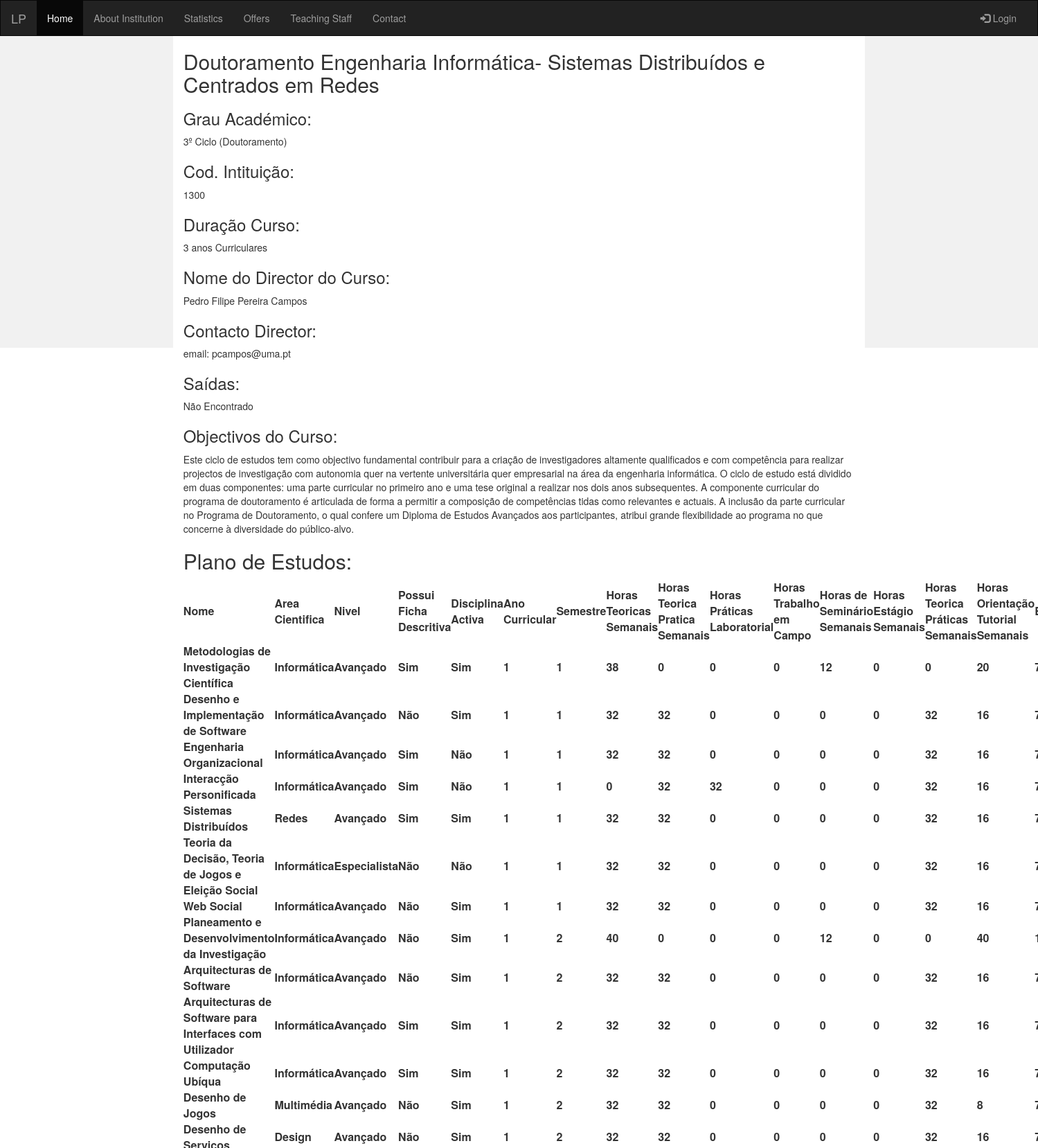
/offers/5 (upper part), run on the app's committed database.
### db_creation.py (models this page shows, shortened)
class Cursos(db.Model):
    __tablename__ = 'cursos'
    id = db.Column(db.Integer, primary_key=True)
    nome_curso = db.Column(db.String)
    tipo_curso = db.Column(db.String)
    cod_escola = db.Column(db.Integer)
    duracao_curso = db.Column(db.String)
    nome_escola = db.Column(db.String)
    saidas_descricao = db.Column(db.String)
    nome_director = db.Column(db.String)
    email_director = db.Column(db.String)
    objectivos_curso = db.Column(db.String)
    escola_id = db.Column(db.Integer, db.ForeignKey('escolas.id'))
    ligacao = db.relationship("Escolas", backref=db.backref('cursos', order_by=id))

class unidadesCurriculares(db.Model):
    __tablename__ = 'unidades_curriculares'
    id = db.Column(db.Integer, primary_key=True)
    nome_disciplina = db.Column(db.String)
    area_cientifica = db.Column(db.String)
    nivel = db.Column(db.String)
    ficha_descritiva = db.Column(db.String)
    disciplina_ativa = db.Column(db.String)
    ano_curricular = db.Column(db.Integer)
    semestre = db.Column(db.String)
    horas_teoricas_semanal = db.Column(db.Integer)
    horas_teorica_praticas_semanal = db.Column(db.Integer)
    horas_praticas_laboratorial = db.Column(db.Integer)
    horas_trabalho_campo = db.Column(db.Integer)
    horas_seminario_semanal = db.Column(db.Integer)
    horas_estagio_semanal = db.Column(db.Integer)
    horas_orientacao_tutorial_semanal = db.Column(db.Integer)
    creditos_disciplina = db.Column(db.Integer)
    curso_id = db.Column(db.Integer, db.ForeignKey('cursos.id'))
    ligacao = db.relationship("Cursos", backref=db.backref('unidades_curriculares', order_by=id))

### Aplication.py (the view)
@app.route("/offers/<id>")
def cursosPages(id):
    cadeiras = []
    for var, nome_curso, tipo_curso, cod_escola, duracao, saidas_descricao, nome_director, email_director, objectivos_curso in db.session.query(
                    Cursos.id == id, Cursos.nome_curso, Cursos.tipo_curso, Cursos.cod_escola, Cursos.duracao_curso,
            Cursos.saidas_descricao, Cursos.nome_director, Cursos.email_director, Cursos.objectivos_curso):
        if (var == True):
            nome_curso = nome_curso
            tipo_curso = tipo_curso
            cod_escola = cod_escola
            duracao = duracao
            saidas_descricao = saidas_descricao
            nome_director = nome_director
            email_director = email_director
            objectivos_curso = objectivos_curso
    for var, nome_disciplina, area_cientifica, nivel, ficha_descritiva, disciplina_ativa, ano_curricular, semestre, horas_teoricas_semanal, horas_teorica_praticas_semanal, horas_praticas_laboratorial, horas_trabalho_campo, horas_seminario_semanal, horas_estagio_semanal, horas_orientacao_tutorial_semanal, creditos_disciplina in db.session.query(
                    unidadesCurriculares.curso_id == id, unidadesCurriculares.nome_disciplina,
            unidadesCurriculares.area_cientifica, unidadesCurriculares.nivel, unidadesCurriculares.ficha_descritiva,
            unidadesCurriculares.disciplina_ativa, unidadesCurriculares.ano_curricular, unidadesCurriculares.semestre,
            unidadesCurriculares.horas_teoricas_semanal, unidadesCurriculares.horas_teorica_praticas_semanal,
            unidadesCurriculares.horas_praticas_laboratorial, unidadesCurriculares.horas_trabalho_campo,
            unidadesCurriculares.horas_seminario_semanal, unidadesCurriculares.horas_estagio_semanal,
            unidadesCurriculares.horas_orientacao_tutorial_semanal,
            unidadesCurriculares.creditos_disciplina):
        if (var == True):
            cadeira = dict(nome_disciplina=nome_disciplina, area_cientifica=area_cientifica, nivel=nivel,
                           ficha_descritiva=ficha_descritiva, disciplina_ativa=disciplina_ativa,
                           ano_curricular=ano_curricular,
                           semestre=semestre, horas_teoricas_semanal=horas_teoricas_semanal,
                           horas_teorica_praticas_semanal=horas_teorica_praticas_semanal,
                           horas_praticas_laboratorial=horas_praticas_laboratorial,
                           horas_trabalho_campo=horas_trabalho_campo, horas_seminario_semanal=horas_seminario_semanal,
                           horas_estagio_semanal=horas_estagio_semanal,
                           horas_orientacao_tutorial_semanal=horas_orientacao_tutorial_semanal,
                           creditos_disciplina=creditos_disciplina)
            cadeiras.append(cadeira)
    return render_template('offersPages.html', moradaUniversidade=morada,
                           telefoneUniversidade=telefone, faxUniversidade=fax, email_Universidade=email_uni,
                           email_reitoriaUniversidade=email_reitoria, horarioUniversidade=horario, nomeCurso=nome_curso,
                           tipoCurso=tipo_curso, codEscola=cod_escola,
                           duracaoCurso=duracao, saidasCurso=saidas_descricao, nomeDirector=nome_director,
                           emaiDirector=email_director, objectivosCurso=objectivos_curso, cadeirasCurso=cadeiras)

### templates/offersPages.html (shortened to what this page needs)
<html lang="en">
<head>
    <link rel="stylesheet" href="https://maxcdn.bootstrapcdn.com/bootstrap/3.3.7/css/bootstrap.min.css">
</head>
<body>
<nav class="navbar navbar-inverse">
    <div class="container-fluid">
        <div class="navbar-header">
            <a class="navbar-brand" href="/index">LP</a>
        </div>
        <div class="collapse navbar-collapse" id="myNavbar">
            <ul class="nav navbar-nav">
                <li class="active"><a hhref="/index">Home</a></li>
                <li><a href="/about">About Institution</a></li>
                <li><a href="/statistics">Statistics</a></li>
                <li><a href="/offers">Offers</a></li>
                <li><a href="/docentes">Teaching Staff</a></li>
                <li><a href="/contacts">Contact</a></li>
            </ul>
            <ul class="nav navbar-nav navbar-right">
                <li><a href="#"><span class="glyphicon glyphicon-log-in"></span> Login</a></li>
            </ul>
        </div>
    </div>
</nav>
<div class="container-fluid text-center">
    <div class="row content">
        <div class="col-sm-2 sidenav">
        </div>
        <div class="col-sm-8 text-left">
            <h2>{{ nomeCurso }}</h2>
            <h3>Grau Académico:</h3>
            <p>{{ tipoCurso }}</p>
            <h3>Cod. Intituição:</h3>
            <p> {{ codEscola }}</p>
            <h3>Duração Curso:</h3>
            <p>{{ duracaoCurso }}</p>
            <h3>Nome do Director do Curso:</h3>
            <p>{{ nomeDirector }}</p>
            <h3>Contacto Director:</h3>
            <p>{{ emaiDirector }}</p>
            <h3>Saídas:</h3>
            <p>{{ saidasCurso }}</p>
            <h3>Objectivos do Curso:</h3>
            <p>{{ objectivosCurso }}</p>
            <h2>Plano de Estudos:</h2>
            <table>
                <tbody>
                    <tr>
                        <th>Nome</th>
                        <th>Area Cientifica</th>
                        <th>Nivel</th>
                        <th>Possui Ficha Descritiva</th>
                        <th>Disciplina Activa</th>
                        <th>Ano Curricular</th>
                        <th>Semestre</th>
                        <th>Horas Teoricas Semanais</th>
                        <th>Horas Teorica Pratica Semanais</th>
                        <th>Horas Práticas Laboratorial</th>
                        <th>Horas Trabalho em Campo</th>
                        <th>Horas de Seminário Semanais</th>
                        <th>Horas Estágio Semanais</th>
                        <th>Horas Teorica Práticas Semanais</th>
                        <th>Horas Orientação Tutorial Semanais</th>
                        <th>ETC's</th>
                    </tr>
                {% for item in cadeirasCurso %}
                    <tr>
                        <th>{{ item.nome_disciplina }}</th>
                        <th>{{ item.area_cientifica }}</th>
                        <th>{{ item.nivel }}</th>
                        <th>{{ item.ficha_descritiva }}</th>
                        <th>{{ item.disciplina_ativa }}</th>
                        <th>{{ item.ano_curricular }}</th>
                        <th>{{ item.semestre }}</th>
                        <th>{{ item.horas_teoricas_semanal }}</th>
                        <th>{{ item.horas_teorica_praticas_semanal }}</th>
                        <th>{{ item.horas_praticas_laboratorial }}</th>
                        <th>{{ item.horas_trabalho_campo }}</th>
                        <th>{{ item.horas_seminario_semanal }}</th>
                        <th>{{ item.horas_estagio_semanal }}</th>
                        <th>{{ item.horas_teorica_praticas_semanal }}</th>
                        <th>{{ item.horas_orientacao_tutorial_semanal }}</th>
                        <th>{{ item.creditos_disciplina }}</th>
                    </tr>
                {% endfor %}
            </table>
        </div>
        <div class="col-sm-2 sidenav">
        </div>
    </div>
</div>
</body>
</html>

### templates/offersPages.html (style rules this page uses)
.navbar { margin-bottom: 0; border-radius: 0; }
.row.content { height: 450px }
.sidenav { padding-top: 20px; background-color: #f1f1f1; height: 100%; }

### data on the page
Cursos: nome_curso "Doutoramento Engenharia Informática- Sistemas Distribuídos e Centrados em Redes", tipo_curso "3º Ciclo (Doutoramento)", cod_escola "1300", duracao_curso "3 anos Curriculares", nome_director "Pedro Filipe Pereira Campos", email_director "email: pcampos@uma.pt", saidas_descricao "Não Encontrado", objectivos_curso "Este ciclo de estudos tem como objectivo fundamental contribuir para a criação de investigadores altamente qualificados e com competência para realizar projectos de investigação com autonomia quer na vertente universitária quer empresarial na área da engenharia informática. O ciclo de estudo está dividido em duas componentes: uma parte curricular no primeiro ano e uma tese original a realizar nos dois anos subsequentes. A componente curricular do programa de doutoramento é articulada de forma a permitir a composição de competências tidas como relevantes e actuais. A inclusão da parte curricular no Programa de Doutoramento, o qual confere um Diploma de Estudos Avançados aos participantes,…"
unidadesCurriculares: nome_disciplina "Metodologias de Investigação Científica", area_cientifica "Informática", nivel "Avançado", ficha_descritiva "Sim", disciplina_ativa "Sim", ano_curricular "1", semestre "1", horas_teoricas_semanal "38", horas_teorica_praticas_semanal "0", horas_praticas_laboratorial "0", horas_trabalho_campo "0", horas_seminario_semanal "12", horas_estagio_semanal "0", horas_orientacao_tutorial_semanal "20"
unidadesCurriculares: nome_disciplina "Desenho e Implementação de Software", area_cientifica "Informática", nivel "Avançado", ficha_descritiva "Não", disciplina_ativa "Sim", ano_curricular "1", semestre "1", horas_teoricas_semanal "32", horas_teorica_praticas_semanal "32", horas_praticas_laboratorial "0", horas_trabalho_campo "0", horas_seminario_semanal "0", horas_estagio_semanal "0", horas_orientacao_tutorial_semanal "16"
unidadesCurriculares: nome_disciplina "Engenharia Organizacional", area_cientifica "Informática", nivel "Avançado", ficha_descritiva "Sim", disciplina_ativa "Não", ano_curricular "1", semestre "1", horas_teoricas_semanal "32", horas_teorica_praticas_semanal "32", horas_praticas_laboratorial "0", horas_trabalho_campo "0", horas_seminario_semanal "0", horas_estagio_semanal "0", horas_orientacao_tutorial_semanal "16"
unidadesCurriculares: nome_disciplina "Interacção Personificada", area_cientifica "Informática", nivel "Avançado", ficha_descritiva "Sim", disciplina_ativa "Não", ano_curricular "1", semestre "1", horas_teoricas_semanal "0", horas_teorica_praticas_semanal "32", horas_praticas_laboratorial "32", horas_trabalho_campo "0", horas_seminario_semanal "0", horas_estagio_semanal "0", horas_orientacao_tutorial_semanal "16"
unidadesCurriculares: nome_disciplina "Sistemas Distribuídos", area_cientifica "Redes", nivel "Avançado", ficha_descritiva "Sim", disciplina_ativa "Sim", ano_curricular "1", semestre "1", horas_teoricas_semanal "32", horas_teorica_praticas_semanal "32", horas_praticas_laboratorial "0", horas_trabalho_campo "0", horas_seminario_semanal "0", horas_estagio_semanal "0", horas_orientacao_tutorial_semanal "16"
unidadesCurriculares: nome_disciplina "Teoria da Decisão, Teoria de Jogos e Eleição Social", area_cientifica "Informática", nivel "Especialista", ficha_descritiva "Não", disciplina_ativa "Não", ano_curricular "1", semestre "1", horas_teoricas_semanal "32", horas_teorica_praticas_semanal "32", horas_praticas_laboratorial "0", horas_trabalho_campo "0", horas_seminario_semanal "0", horas_estagio_semanal "0", horas_orientacao_tutorial_semanal "16"
unidadesCurriculares: nome_disciplina "Web Social", area_cientifica "Informática", nivel "Avançado", ficha_descritiva "Não", disciplina_ativa "Sim", ano_curricular "1", semestre "1", horas_teoricas_semanal "32", horas_teorica_praticas_semanal "32", horas_praticas_laboratorial "0", horas_trabalho_campo "0", horas_seminario_semanal "0", horas_estagio_semanal "0", horas_orientacao_tutorial_semanal "16"
unidadesCurriculares: nome_disciplina "Planeamento e Desenvolvimento da Investigação", area_cientifica "Informática", nivel "Avançado", ficha_descritiva "Não", disciplina_ativa "Sim", ano_curricular "1", semestre "2", horas_teoricas_semanal "40", horas_teorica_praticas_semanal "0", horas_praticas_laboratorial "0", horas_trabalho_campo "0", horas_seminario_semanal "12", horas_estagio_semanal "0", horas_orientacao_tutorial_semanal "40"
unidadesCurriculares: nome_disciplina "Arquitecturas de Software", area_cientifica "Informática", nivel "Avançado", ficha_descritiva "Não", disciplina_ativa "Sim", ano_curricular "1", semestre "2", horas_teoricas_semanal "32", horas_teorica_praticas_semanal "32", horas_praticas_laboratorial "0", horas_trabalho_campo "0", horas_seminario_semanal "0", horas_estagio_semanal "0", horas_orientacao_tutorial_semanal "16"
unidadesCurriculares: nome_disciplina "Arquitecturas de Software para Interfaces com Utilizador", area_cientifica "Informática", nivel "Avançado", ficha_descritiva "Sim", disciplina_ativa "Sim", ano_curricular "1", semestre "2", horas_teoricas_semanal "32", horas_teorica_praticas_semanal "32", horas_praticas_laboratorial "0", horas_trabalho_campo "0", horas_seminario_semanal "0", horas_estagio_semanal "0", horas_orientacao_tutorial_semanal "16"
unidadesCurriculares: nome_disciplina "Computação Ubíqua", area_cientifica "Informática", nivel "Avançado", ficha_descritiva "Sim", disciplina_ativa "Sim", ano_curricular "1", semestre "2", horas_teoricas_semanal "32", horas_teorica_praticas_semanal "32", horas_praticas_laboratorial "0", horas_trabalho_campo "0", horas_seminario_semanal "0", horas_estagio_semanal "0", horas_orientacao_tutorial_semanal "16"
unidadesCurriculares: nome_disciplina "Desenho de Jogos", area_cientifica "Multimédia", nivel "Avançado", ficha_descritiva "Não", disciplina_ativa "Sim", ano_curricular "1", semestre "2", horas_teoricas_semanal "32", horas_teorica_praticas_semanal "32", horas_praticas_laboratorial "0", horas_trabalho_campo "0", horas_seminario_semanal "0", horas_estagio_semanal "0", horas_orientacao_tutorial_semanal "8"
unidadesCurriculares: area_cientifica "Design", nivel "Avançado", ficha_descritiva "Não", disciplina_ativa "Sim", ano_curricular "1", semestre "2", horas_teoricas_semanal "32", horas_teorica_praticas_semanal "32", horas_praticas_laboratorial "0", horas_trabalho_campo "0", horas_seminario_semanal "0", horas_estagio_semanal "0", horas_orientacao_tutorial_semanal "16"
